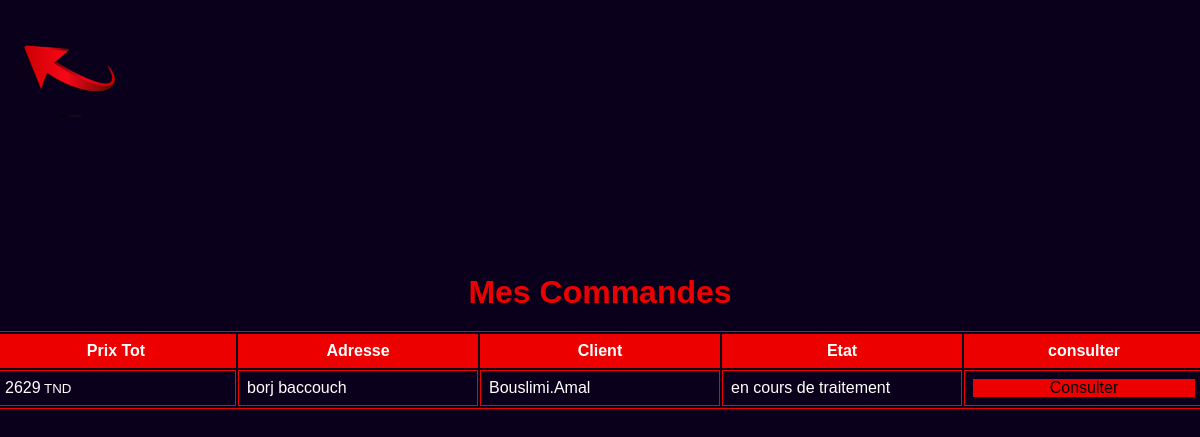
Before: /admin/commandes.php with the older database file.
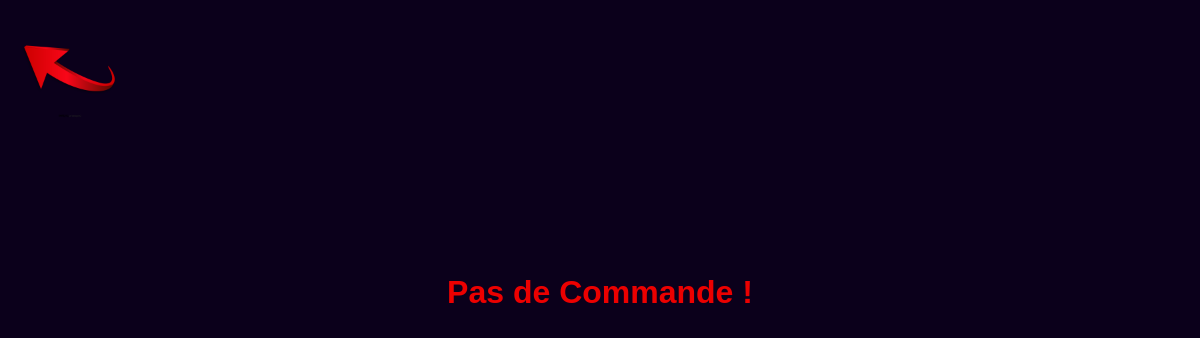
After: the same page with the newer database file.
### tables this page shows
CREATE TABLE `commande` (
  `id_commande` int(3) NOT NULL,
  `id_client` int(3) DEFAULT NULL,
  `montant` decimal(10,0) NOT NULL,
  `date_enregistrement` datetime NOT NULL,
  `etat` enum('en cours de traitement','envoyé','livré','annulé') NOT NULL
);

CREATE TABLE `client` (
  `id_client` int(3) NOT NULL,
  `nom` varchar(20) NOT NULL,
  `prenom` varchar(20) NOT NULL,
  `email` varchar(50) NOT NULL,
  `mdp` varchar(32) NOT NULL,
  `ville` varchar(20) NOT NULL,
  `code_postal` int(4) UNSIGNED ZEROFILL NOT NULL,
  `adresse` varchar(50) NOT NULL,
  `telephone` varchar(8) NOT NULL
);

### admin/commandes.php (the view, shortened to what this page needs)
<?php
    require_once("../connect.php");
    $req="SELECT * from commande c,client l where c.id_client=l.id_client and etat!='livré'";
    $rek=mysqli_query($con,$req) or die(mysqli_error($con));
?>
<!DOCTYPE html>
<html lang="en">
<head>
    <link rel="stylesheet" href="../styles/index.css">
    <link rel="stylesheet" href="./styles/commandes.css">
</head>
<body>
    <header>
        <a class="arrow-prec" href="/route/admin/home.php"><img src="../assets/arrow.png" /></a>
    </header>
    <main>
        <div>
            <?php  if(mysqli_num_rows($rek)!=0){ ?>
            <h1>Mes Commandes</h1>
        <table>
        <thead>
        <tr>
            <th>Prix Tot</th>
            <th>Adresse</th>
            <th>Client</th>
            <th>Etat</th>
            <th>consulter</th>
        </tr>
        <?php
            while($t=mysqli_fetch_array($rek)){
        ?>
        <tr>
            <td><?php echo $t['montant']; ?><small> TND</small></td>
            <td><?php echo $t['adresse']; ?></td>
            <td><?php echo $t['nom']; ?>.<?php echo $t['prenom']; ?></td>
            <td><?php echo $t['etat']; ?></td>
            <td><a class="referrer" href="/route/admin/detail.php?id=<?php echo $t['id_commande']; ?>">Consulter</a></td>
        </tr>
        <?php }?>
    </thead>
        </table>
        <?php }else{?>
            <h1>Pas de Commande !</h1>
        <?php }?>
        </div>
    </main>
</body>
</html>

Changed rows visible on the page:
removed commande: montant "2629", id_client.adresse "borj baccouch", id_client.nom "Bouslimi", id_client.prenom "Amal", etat "en cours de traitement"
Other visible differences:
text no longer shown: "Mes Commandes Prix Tot Adresse Client Etat consulter"
text now shown: "Pas de Commande !"
